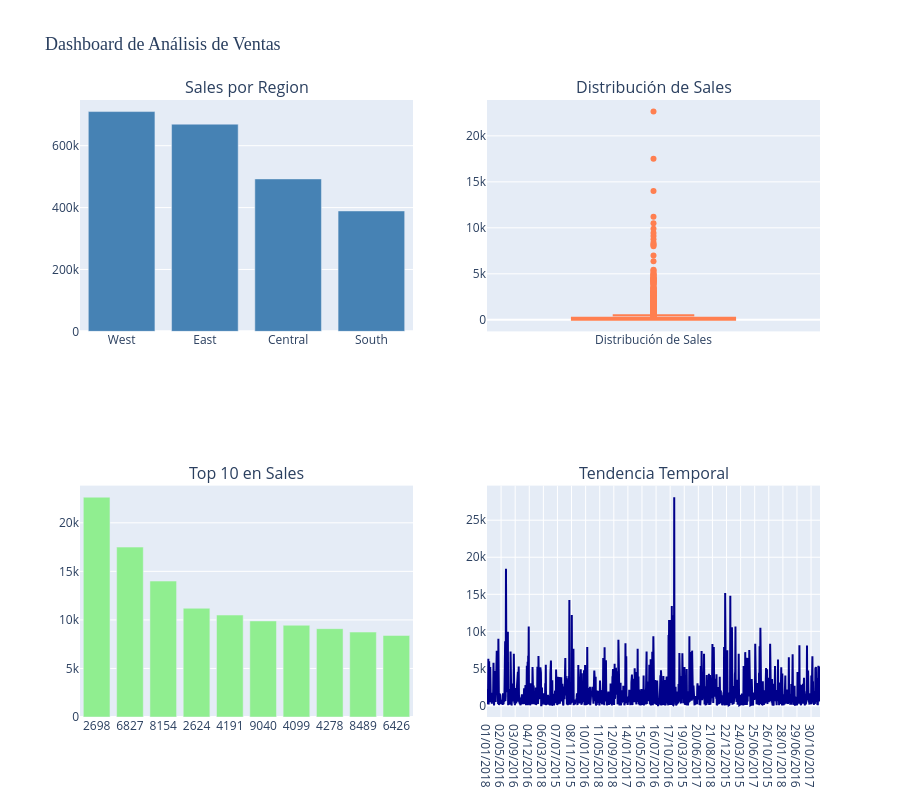

The notebook cell this image was saved under:
### Markdown cell above
## 📊 6. Análisis Avanzado y Visualizaciones Interactivas

### 🎨 Dashboard Interactivo con Plotly

Creamos visualizaciones interactivas que permiten explorar los datos dinámicamente.

### Code cell
%pip install -q notebook jupyter plotly pandas matplotlib

# Crear un dashboard con múltiples subplots
from plotly.subplots import make_subplots
import plotly.graph_objects as go

# Identificar variables para el dashboard
var_principal = None
var_categoria = None

if 'Sales' in df.columns:
    var_principal = 'Sales'
elif len(df.select_dtypes(include=[np.number]).columns) > 0:
    var_principal = df.select_dtypes(include=[np.number]).columns[0]

if 'Region' in df.columns:
    var_categoria = 'Region'
elif len(df.select_dtypes(include=['object', 'category']).columns) > 0:
    var_categoria = df.select_dtypes(include=['object', 'category']).columns[0]

if var_principal and var_categoria:
    fig = make_subplots(
        rows=2, cols=2,
        subplot_titles=(f'{var_principal} por {var_categoria}',
                        f'Distribución de {var_principal}',
                        f'Top 10 en {var_principal}',
                        'Tendencia Temporal'),
        specs=[[{'type': 'bar'}, {'type': 'box'}],
               [{'type': 'bar'}, {'type': 'scatter'}]]
    )

    # Gráfico 1: Variable por categoría
    data_by_cat = df.groupby(var_categoria)[
        var_principal].sum().sort_values(ascending=False)
    fig.add_trace(
        go.Bar(x=data_by_cat.index, y=data_by_cat.values,
               name=f'{var_principal} por {var_categoria}',
               marker_color='steelblue'),
        row=1, col=1
    )

    # Gráfico 2: Boxplot
    fig.add_trace(
        go.Box(y=df[var_principal], name=f'Distribución de {var_principal}',
               marker_color='coral'),
        row=1, col=2
    )

    # Gráfico 3: Top 10
    # Intentar agrupar por algún identificador
    id_cols = [col for col in df.columns if 'id' in col.lower()
               or 'customer' in col.lower()]
    if id_cols:
        top_data = df.groupby(id_cols[0])[var_principal].sum().nlargest(10)
        fig.add_trace(
            go.Bar(x=top_data.index.astype(str), y=top_data.values,
                   name='Top 10',
                   marker_color='lightgreen'),
            row=2, col=1
        )

    # Gráfico 4: Tendencia temporal (si hay fecha)
    fecha_cols = [col for col in df.columns if 'fecha' in col.lower()
                  or 'date' in col.lower()]
    if fecha_cols and fecha_cols[0] in df.columns:
        df_temporal = df.groupby(fecha_cols[0])[
            var_principal].sum().reset_index()
        fig.add_trace(
            go.Scatter(x=df_temporal[fecha_cols[0]], y=df_temporal[var_principal],
                       mode='lines', name='Tendencia',
                       line=dict(color='darkblue', width=2)),
            row=2, col=2
        )

    # Actualizar layout
    fig.update_layout(
        height=800,
        showlegend=False,
        title_text="Dashboard de Análisis de Ventas",
        title_font=dict(size=18, family='Arial Black')
    )

    fig.show()
else:
    print("⚠️ No se encontraron variables apropiadas para crear el dashboard")

### Figure 1 — Plotly figure (JSON) as saved in the notebook; plotly's stock layout.template omitted (floating-point values rounded to 4 significant figures; data arrays with more than 128 entries replaced by an {"elided": "..."} marker saying what was removed)
{"data": [{"marker": {"color": "steelblue"}, "name": "Sales por Region", "type": "bar", "x": ["West", "East", "Central", "South"], "xaxis": "x", "y": [710200.0, 669500.0, 492600.0, 389200.0], "yaxis": "y"}, {"marker": {"color": "coral"}, "name": "Distribución de Sales", "type": "box", "xaxis": "x2", "y": {"elided": "9800 float values"}, "yaxis": "y2"}, {"marker": {"color": "lightgreen"}, "name": "Top 10", "type": "bar", "x": ["2698", "6827", "8154", "2624", "4191", "9040", "4099", "4278", "8489", "6426"], "xaxis": "x3", "y": [22640.0, 17500.0, 14000.0, 11200.0, 10500.0, 9893.0, 9450.0, 9100.0, 8750.0, 8400.0], "yaxis": "y3"}, {"line": {"color": "darkblue", "width": 2}, "mode": "lines", "name": "Tendencia", "type": "scatter", "x": {"elided": "1230 str values"}, "xaxis": "x4", "y": {"elided": "1230 float values"}, "yaxis": "y4"}], "layout": {"annotations": [{"font": {"size": 16}, "showarrow": false, "text": "Sales por Region", "x": 0.225, "xanchor": "center", "xref": "paper", "y": 1, "yanchor": "bottom", "yref": "paper"}, {"font": {"size": 16}, "showarrow": false, "text": "Distribución de Sales", "x": 0.775, "xanchor": "center", "xref": "paper", "y": 1, "yanchor": "bottom", "yref": "paper"}, {"font": {"size": 16}, "showarrow": false, "text": "Top 10 en Sales", "x": 0.225, "xanchor": "center", "xref": "paper", "y": 0.375, "yanchor": "bottom", "yref": "paper"}, {"font": {"size": 16}, "showarrow": false, "text": "Tendencia Temporal", "x": 0.775, "xanchor": "center", "xref": "paper", "y": 0.375, "yanchor": "bottom", "yref": "paper"}], "height": 800, "showlegend": false, "title": {"font": {"family": "Arial Black", "size": 18}, "text": "Dashboard de Análisis de Ventas"}, "xaxis": {"anchor": "y", "domain": [0, 0.45]}, "xaxis2": {"anchor": "y2", "domain": [0.55, 1]}, "xaxis3": {"anchor": "y3", "domain": [0, 0.45]}, "xaxis4": {"anchor": "y4", "domain": [0.55, 1]}, "yaxis": {"anchor": "x", "domain": [0.625, 1]}, "yaxis2": {"anchor": "x2", "domain": [0.625, 1]}, "yaxis3": {"anchor": "x3", "domain": [0, 0.375]}, "yaxis4": {"anchor": "x4", "domain": [0, 0.375]}}}
